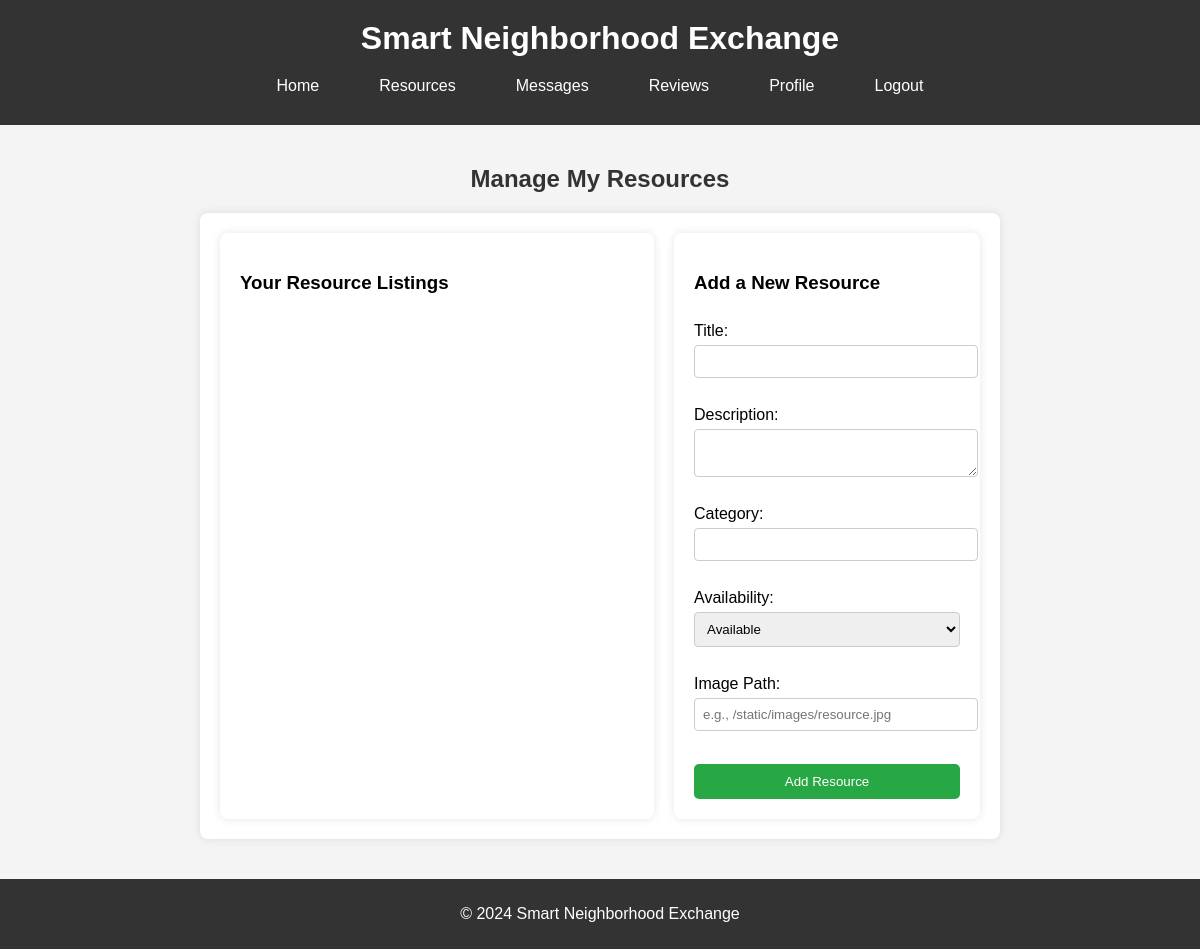
/my_resources (signed in), run on an earlier commit of the app's database.
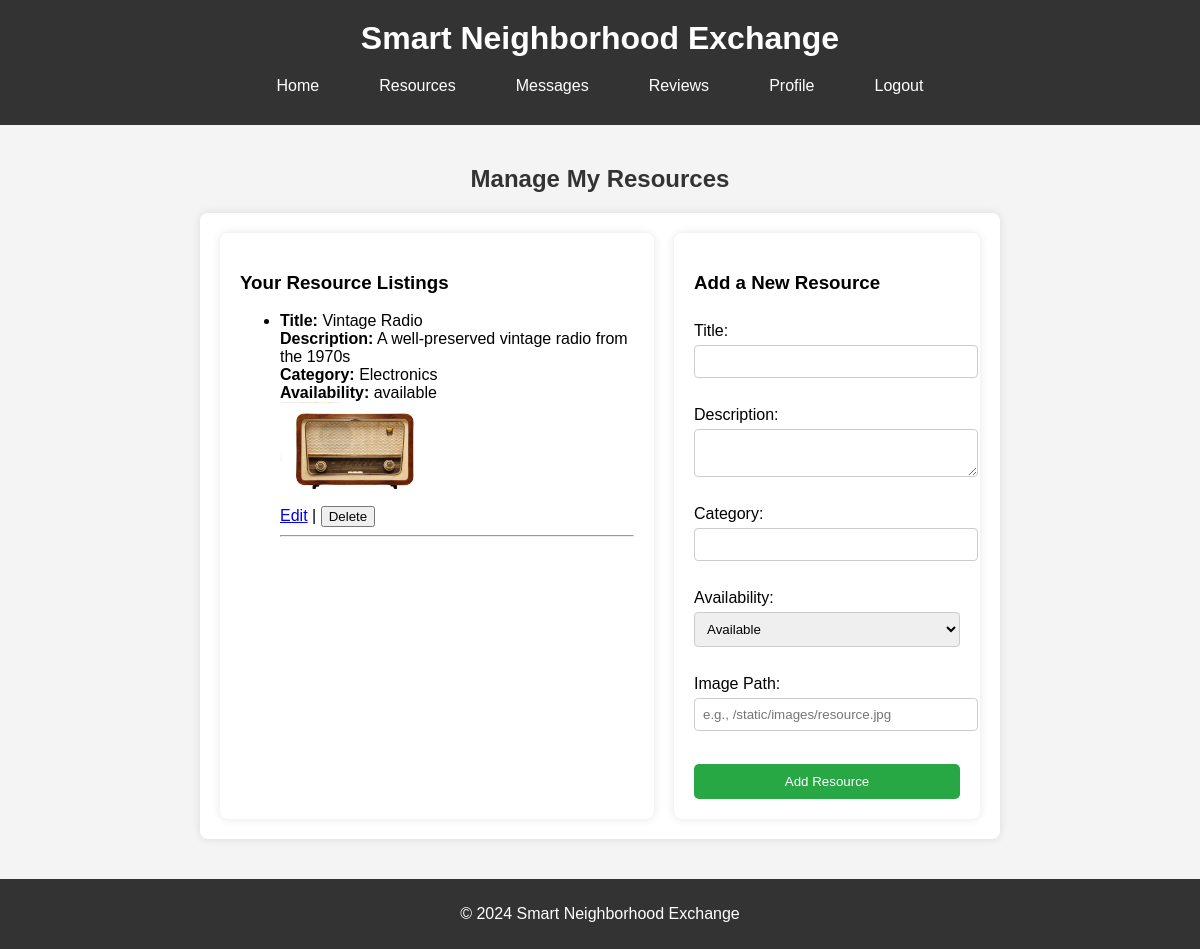
And on a later commit of the database.
### tables this page shows
CREATE TABLE Resources (
    resource_id INTEGER PRIMARY KEY AUTOINCREMENT,
    user_id INTEGER,
    title TEXT NOT NULL,
    description TEXT,
    images TEXT,
    category TEXT,
    availability TEXT,
    date_posted TEXT NOT NULL,
    FOREIGN KEY (user_id) REFERENCES Users(user_id)
);

### app.py (the view, shortened to what this page needs)
@app.route('/my_resources', methods=['GET', 'POST'])
def my_resources():
    if 'user_id' not in session:
        flash('Please log in to access your resources', 'error')
        return redirect(url_for('login'))
    conn = get_db_connection()
    my_resources = conn.execute('''
        SELECT * FROM Resources WHERE user_id = ?
    ''', (session['user_id'],)).fetchall()
    conn.close()
    return render_template('my_resources.html', resources=my_resources)

### app.py (called while the page is built)
def get_db_connection():
    conn = sqlite3.connect('exchange.db')
    conn.row_factory = sqlite3.Row
    return conn

### templates/my_resources.html (shortened to what this page needs)
{% extends 'layout.html' %}
{% block content_title %}Manage My Resources{% endblock %}
{% block content %}
    <div class="resources-container">
        <div class="resource-list">
            <h3>Your Resource Listings</h3>
            <ul>
                {% for resource in resources %}
                    <li>
                        <strong>Title:</strong> {{ resource['title'] }}<br>
                        <strong>Description:</strong> {{ resource['description'] }}<br>
                        <strong>Category:</strong> {{ resource['category'] }}<br>
                        <strong>Availability:</strong> {{ resource['availability'] }}<br>
                        {% if resource['images'] %}
                            <img src="{{ url_for('static', filename=resource['images']) }}" alt="Resource Image" width="150">
                        {% else %}
                            <p>No image provided</p>
                        {% endif %}
                        <br>
                        <a href="{{ url_for('edit_resource', resource_id=resource['resource_id']) }}">Edit</a> |
                        <form method="POST" action="{{ url_for('delete_resource', resource_id=resource['resource_id']) }}" style="display:inline;">
                            <button type="submit" onclick="return confirm('Are you sure you want to delete this resource?');">Delete</button>
                        </form>
                    </li>
                    <hr>
                {% endfor %}
            </ul>
        </div>
        <div class="add-resource-form">
            <h3>Add a New Resource</h3>
            <form method="POST" action="{{ url_for('my_resources') }}">
                <label for="title">Title:</label>
                <input type="text" name="title" required><br>
                <label for="description">Description:</label>
                <textarea name="description"></textarea><br>
                <label for="category">Category:</label>
                <input type="text" name="category" required><br>
                <label for="availability">Availability:</label>
                <select name="availability">
                    <option value="available" selected>Available</option>
                </select><br>
                <label for="images">Image Path:</label>
                <input type="text" name="images" placeholder="e.g., /static/images/resource.jpg"><br>
                <input type="submit" value="Add Resource">
            </form>
        </div>
    </div>
{% endblock %}

What changed in the data, as far as the page shows it:
added Resources: title "Vintage Radio", description "A well-preserved vintage radio from the 1970s", category "Electronics", availability "available", images (picture)
